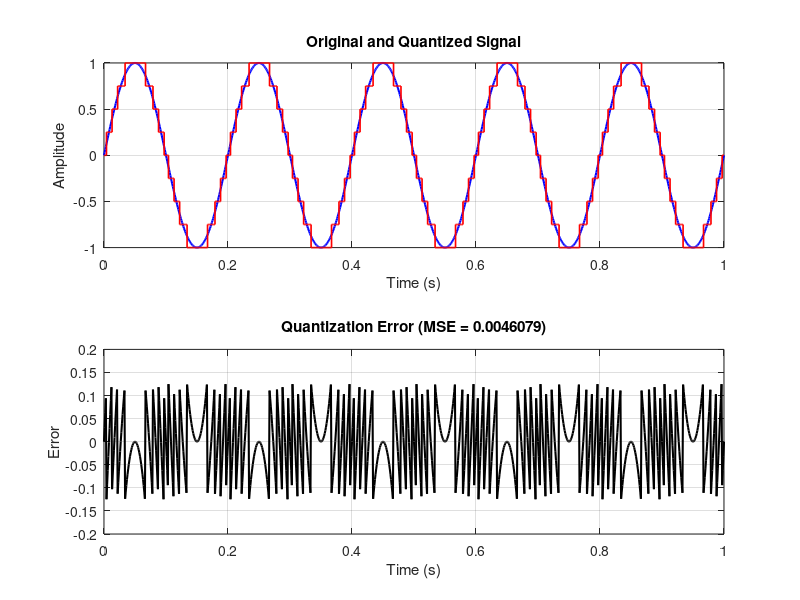

The MATLAB source for this figure:
%{
Problem 8: Quantization Error Analysis
• Compute quantization error 
• Plot error signal 
• Calculate Mean Squared Error (MSE)
%}

% Problem 8: Quantization Error Analysis
% Compute quantization error and Mean Squared Error (MSE)

clc;
clear;
close all;

% Generate sine wave
fs = 1000;
t = 0:1/fs:1;
f = 5;
x = sin(2*pi*f*t);

% Uniform quantizer
L = 8;
xmin = -1;
xmax = 1;
delta = (xmax - xmin)/L;

% Quantization
xq = delta * round(x/delta);
xq(xq > xmax) = xmax;
xq(xq < xmin) = xmin;

% Quantization error
error = x - xq;

% Mean Squared Error (MSE)
MSE = mean(error.^2);

% Display MSE
fprintf('Mean Squared Error (MSE) = %.6f\n', MSE);

% Plot using subplots
figure;

subplot(2,1,1);
plot(t, x, 'b', 'LineWidth', 1.5);
hold on;
stairs(t, xq, 'r', 'LineWidth', 1.2);
title('Original and Quantized Signal');
xlabel('Time (s)');
ylabel('Amplitude');
grid on;

subplot(2,1,2);
plot(t, error, 'k', 'LineWidth', 1.5);
title(['Quantization Error (MSE = ', num2str(MSE), ')']);
xlabel('Time (s)');
ylabel('Error');
grid on;
